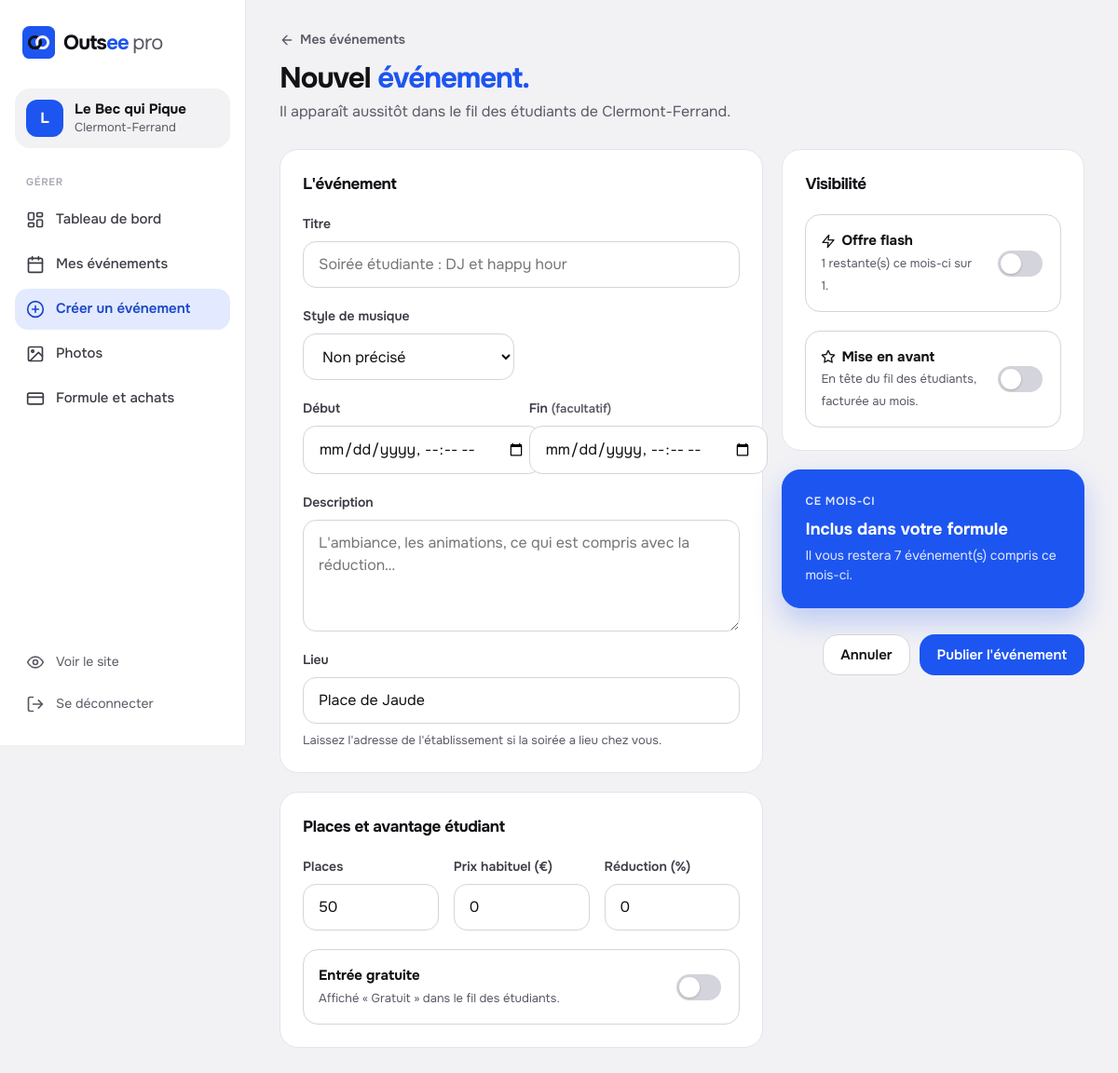
/partenaire/create_event.php (signed in), run on the app's committed database.
### tables this page shows
CREATE TABLE IF NOT EXISTS etablissements (
    id INT PRIMARY KEY AUTO_INCREMENT,
    user_id INT NOT NULL,
    nom VARCHAR(200) NOT NULL,
    type ENUM('bar', 'boite', 'resto', 'afterwork', 'club', 'bde') NOT NULL,
     
    verification ENUM('non_requise','en_attente','validee','refusee') NOT NULL DEFAULT 'non_requise',
    verifie_par INT NULL DEFAULT NULL,
    verifie_le DATETIME NULL DEFAULT NULL,
    verification_note VARCHAR(255) NULL DEFAULT NULL,
    adresse VARCHAR(255),
    ville VARCHAR(100) DEFAULT 'Clermont-Ferrand',
     
     
    latitude DECIMAL(10,7) DEFAULT NULL,
    longitude DECIMAL(10,7) DEFAULT NULL,
    FOREIGN KEY (user_id) REFERENCES users(id) ON DELETE CASCADE
);

### partenaire/create_event.php (the view, shortened to what the rows shown need)
<?php
require_once __DIR__ . '/../includes/site.php';
require_once __DIR__ . '/../includes/db.php';
require_once __DIR__ . '/../includes/evenement_pro.php';
$etab      = ouvrirEspacePro($pdo);
$capacites = capacitesEtablissement($pdo, (int) $etab['id']);
$estClub   = ($etab['type'] ?? '') === 'club';
$valeurs = ['type' => 'bar', 'quota' => 50];
$valeurs = traiterRetourPaiementEvenement($pdo, $etab) ?? $valeurs;
proDebut('Créer un événement', 'creer', $etab);
?>
<header class="pro-entete">
  <div>
    <a class="retour" href="<?= htmlspecialchars(baseUrl('/partenaire/evenements.php'), ENT_QUOTES) ?>"><?= iconeSite('fleche-g', 'icon-sm') ?> Mes événements</a>
    <h1 class="titre-pro">Nouvel <em>événement.</em></h1>
    <p class="pro-entete__sous">Il apparaît aussitôt dans le fil des étudiants de <?= htmlspecialchars((string) ($etab['ville'] ?? 'votre ville')) ?>.</p>
  </div>
</header>
<?php if ($estClub): ?>
  <section class="carte vide">
    <div class="vide__icone"><?= iconeSite('telephone', 'icon-lg') ?></div>
    <h3>Les créneaux de sport se publient dans l'application</h3>
    <p>Terrains, niveaux et parties à compléter : la publication d'un club se fait depuis l'application Outsee, onglet Terrains.</p>
  </section>
<?php else: ?>
  <?= formulaireEvenementHtml($pdo, $etab, $capacites, $valeurs, null) ?>
<?php endif; ?>
<?php proFin(); ?>

### includes/site.php (shortened to what the rows shown need)
<?php
function iconeSite(string $nom, string $classes = '', string $titre = ''): string
{
    $acc = $titre !== ''
        ? 'role="img" aria-label="' . htmlspecialchars($titre, ENT_QUOTES) . '"'
        : 'aria-hidden="true" focusable="false"';
    return '<svg class="icon' . ($classes !== '' ? ' ' . htmlspecialchars($classes, ENT_QUOTES) : '') . '" viewBox="0 0 24 24" ' . $acc . '>' . ICONES_SITE[$nom] . '</svg>';
}
function marqueSite(string $suffixe = '', string $href = '', string $couleur = '#1D55F0', string $classes = ''): string
{
    static $n = 0;
    $n++;
    $clip = 'moitieBasse' . $n;
    $tuile = '<svg class="marque__tuile" viewBox="0 0 512 512" fill="none" aria-hidden="true" focusable="false">'
           . '<defs><clipPath id="' . $clip . '"><rect x="0" y="255.5" width="512" height="256.5"/></clipPath></defs>'
           . '<rect width="512" height="512" rx="112" fill="' . htmlspecialchars($couleur, ENT_QUOTES) . '"/>'
           . '<circle cx="196.5" cy="255.5" r="88.5" stroke="#111116" stroke-width="43"/>'
           . '<circle cx="314.5" cy="255.5" r="88.5" stroke="#F2F2F5" stroke-width="43"/>'
           . '<circle cx="196.5" cy="255.5" r="88.5" stroke="#111116" stroke-width="43" clip-path="url(#' . $clip . ')"/>'
           . '</svg>';
    $mot = '<span class="marque__mot" aria-hidden="true">Outs<span class="marque__ee" style="color:' . htmlspecialchars($couleur, ENT_QUOTES) . '">ee</span>'
         . ($suffixe !== '' ? '<span class="marque__suffixe">' . htmlspecialchars($suffixe) . '</span>' : '')
         . '</span>';
    $sr     = '<span class="sr-only">Outsee' . ($suffixe !== '' ? ' ' . htmlspecialchars($suffixe) : '') . '</span>';
    $classe = 'marque' . ($classes !== '' ? ' ' . $classes : '');
    return $href !== ''
        ? '<a class="' . $classe . '" href="' . htmlspecialchars($href, ENT_QUOTES) . '">' . $sr . $tuile . $mot . '</a>'
        : '<span class="' . $classe . '">' . $sr . $tuile . $mot . '</span>';
}
function siteDebut(string $titre, array $options = []): void
{
    $classe      = (string) ($options['classe'] ?? '');
    echo "<!DOCTYPE html>\n<html lang=\"fr\">\n<head>\n";
    echo '<link rel="stylesheet" href="' . htmlspecialchars(asset('/assets/css/site.css'), ENT_QUOTES) . "\">\n";
    echo "</head>\n<body" . ($classe !== '' ? ' class="' . htmlspecialchars($classe, ENT_QUOTES) . '"' : '') . ">\n";
}
function siteFin(): void
{
    echo "\n</body>\n</html>\n";
}
function etablissementConnecte(PDO $pdo): ?array
{
    $stmt = $pdo->prepare('SELECT * FROM etablissements WHERE user_id = ? LIMIT 1');
    $stmt->execute([(int) ($_SESSION['user_id'] ?? 0)]);
    return $stmt->fetch() ?: null;
}
function ouvrirEspacePro(PDO $pdo, bool $formuleRequise = true): array
{
    $etab = etablissementConnecte($pdo);
    if ($formuleRequise) {
        require_once __DIR__ . '/comptes.php';
        if (etatAbonnement($pdo, $etab) !== '') {
            header('Location: ' . baseUrl('/partenaire/abonnement.php'));
            exit;
        }
    }
    return $etab;
}
function proDebut(string $titre, string $actif, ?array $etab, array $options = []): void
{
    siteDebut($titre . ' — Outsee pro', ['classe' => 'corps-pro', 'scripts' => $options['scripts'] ?? []]);
    $nom    = (string) ($etab['nom'] ?? 'Mon établissement');
    $ville  = (string) ($etab['ville'] ?? '');
    $init   = mb_strtoupper(mb_substr($nom, 0, 1));
    echo '<div class="pro" id="pro">';
    echo '<header class="pro-haut">' . marqueSite('pro', baseUrl('/partenaire/dashboard.php'))
       . '<button type="button" class="bouton-icone" data-menu-pro aria-controls="pro-cote" aria-expanded="false">'
       . iconeSite('menu', '', 'Ouvrir le menu') . '</button></header>';
    echo '<aside class="pro-cote" id="pro-cote">';
    echo '<div class="pro-etab"><div class="pro-etab__initiale">' . htmlspecialchars($init) . '</div>'
       . '<div><div class="pro-etab__nom">' . htmlspecialchars($nom) . '</div>'
       . ($ville !== '' ? '<div class="pro-etab__ville">' . htmlspecialchars($ville) . '</div>' : '')
       . '</div></div>';
    echo '</aside>';
    echo '<main class="pro-main" id="contenu"><div class="pro-contenu">';
}
function proFin(): void
{
    echo '</div></main></div>';
    siteFin();
}

### includes/evenement_pro.php (shortened to what the rows shown need)
<?php
require_once __DIR__ . '/crm.php';
require_once __DIR__ . '/comptes.php';
require_once __DIR__ . '/capacites.php';
function traiterRetourPaiementEvenement(PDO $pdo, array $etab): ?array
{
    return null;
}
function formulaireEvenementHtml(PDO $pdo, array $etab, array $capacites, array $valeurs, ?array $existant): string
{
    $val     = static fn (string $cle, $defaut = '') => $valeurs[$cle] ?? $defaut;
    $h       = static fn ($s): string => htmlspecialchars((string) $s, ENT_QUOTES);
    $usage   = usagePartenaireMois($pdo, (int) $etab['id'], $capacites);
    $flashOk = flashDisponible($pdo, (int) $etab['id'], $capacites, $existant ? (int) $existant['id'] : null) || !empty($val('is_flash'));
    ?>
    <form method="post" class="grille-tdb" novalidate>
      <div class="pile">
        <section class="carte formulaire" aria-labelledby="f-infos">
          <h2 class="carte__titre" id="f-infos">L'événement</h2>
          <div class="champ">
            <label for="lieu">Lieu</label>
            <input type="text" id="lieu" name="lieu" maxlength="255" value="<?= $h($val('lieu', $etab['adresse'] ?? '')) ?>" placeholder="<?= $h($etab['adresse'] ?? $etab['nom']) ?>">
            <span class="champ__aide">Laissez l'adresse de l'établissement si la soirée a lieu chez vous.</span>
          </div>
        </section>
        <section class="carte formulaire" aria-labelledby="f-offre">
          <h2 class="carte__titre" id="f-offre">Places et avantage étudiant</h2>
        </section>
      </div>
      <aside class="pile">
        <section class="carte formulaire" aria-labelledby="f-visibilite">
          <h2 class="carte__titre" id="f-visibilite">Visibilité</h2>
          <label class="interrupteur">
            <div><strong><?= iconeSite('eclair', 'icon-sm') ?> Offre flash</strong>
              <span><?= $capacites['flash_par_mois'] === null ? 'Illimitées avec votre formule.' : (int) $usage['flash']['restants'] . ' restante(s) ce mois-ci sur ' . (int) $capacites['flash_par_mois'] . '.' ?></span></div>
            <input type="checkbox" name="is_flash" value="1" data-ouvre="bloc-flash"<?= !empty($val('is_flash')) ? ' checked' : '' ?><?= $flashOk ? '' : ' disabled' ?>>
          </label>
        </section>
      </aside>
    </form>
    <?php
    return (string) ob_get_clean();
}

### data on the page
etablissements: nom "L", ville "Clermont-Ferrand", lieu "Place de Jaude", id "1"

### other printed values
$suffixe "pro"
$nom "Le Bec qui Pique"
$libelle "Tableau de bord"
$libelle "Mes événements"
$libelle "Créer un événement"
$libelle "Photos"
$libelle "Formule et achats"
$capacites['flash_par_mois'] "1"
max(0, (int) $usage['evenements']['restants'] - 1) "7"
